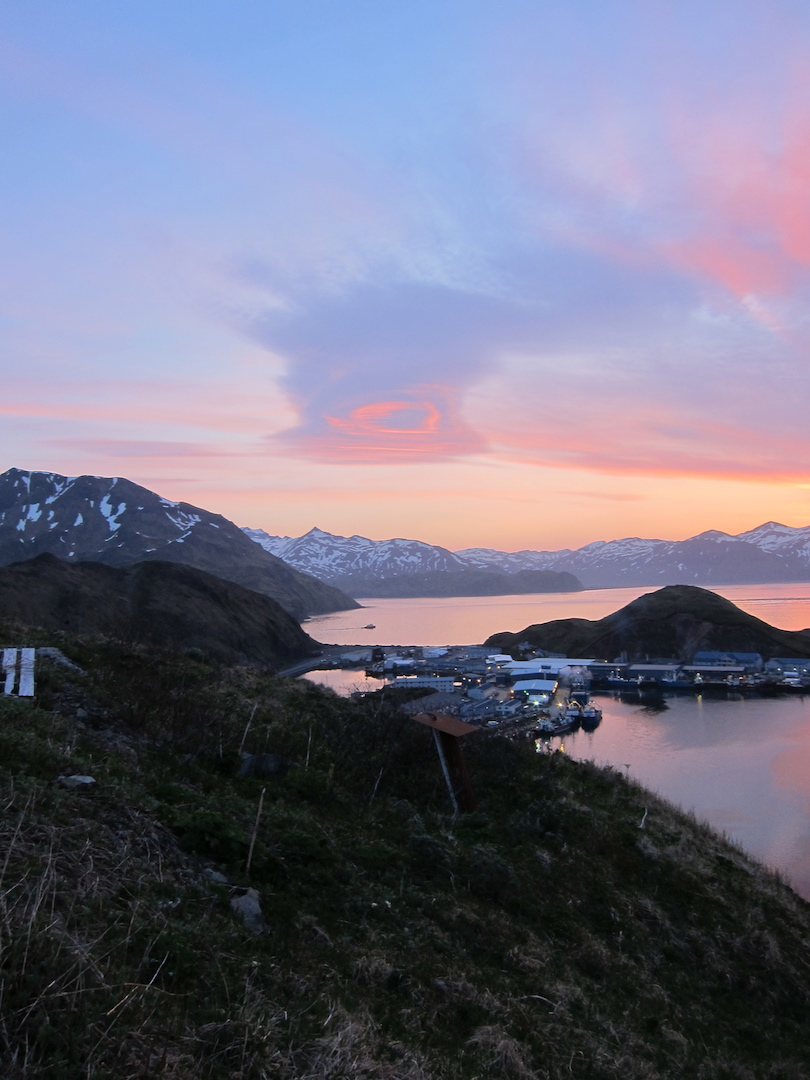
#> input picture data/input/1.jpg, 810 x 1080 px, found by its file name; its folder holds only this picture in this run
$ python main.py
#> lines starting #> are read from the running program, lines starting #| are printed output that depends on the picture
### src/panorama_builder/read_images.py
import cv2
import os


def load_images_from_directory(collection_path):
    """
    Load images from a specified directory into a list.

    Args:
        collection_path (str): The path to the directory containing the images.

    Returns:
        list: A list of images read from the directory.

    Raises:
        ValueError: If the directory does not exist, is empty, or contains no valid images.
    """
    print("INFO | Loading images from directory...")
    # Define the valid image extensions
    valid_extensions = ['.jpg', '.jpeg', '.png', '.bmp']

    # Check if the directory exists
    if not os.path.exists(collection_path):
        raise ValueError(f"The directory {collection_path} does not exist. Please check the path and try again.")

    # Check if the directory is empty
    if len(os.listdir(collection_path)) == 0:
        raise ValueError(f"The directory {collection_path} is empty. Please add images and try again.")

    # Get a sorted list of all image files in the directory
    # and filter out any non-image files
    image_files = sorted(
        [i for i in os.listdir(collection_path) if os.path.splitext(i)[1].lower() in valid_extensions]
        )

    # Check if there are any valid image files in the directory
    if len(image_files) == 0:
        raise ValueError(f"No valid images found in {collection_path}. Please check the directory and try again.")

    # Initialize an empty list to store the images
    images = []

    # Loop through the image files and read them
    for image_file in image_files:
        # Construct the full path to the image file
        image_path = os.path.join(collection_path, image_file)
        # Read the image using OpenCV
        image = cv2.imread(image_path)
         # Check if the image was read successfully
        if image is  None:
            print(f"WARNING: {image_file} could not be read and will be skipped.")
            continue

        # Convert the image from BGR to RGB format
        rgb_image = cv2.cvtColor(image, cv2.COLOR_BGR2RGB)

        # Resize to 50% of original dimensions
        height, width = rgb_image.shape[:2]
        resized_image = cv2.resize(rgb_image, (width // 2, height // 2), interpolation=cv2.INTER_AREA)

        # Append the image to the list
        images.append(resized_image)
        print(f"INFO | Loaded image: {image_file}")

    print("SUCCESS | Images loaded successfully.")

    # Return the list of images
    return images


### src/panorama_builder/feature_extraction.py
import cv2


def extract_sift_features(image):
    """
    Extract SIFT features from an image.

    Args:
        image (np.ndarray): The input image from which to extract features.

    Returns:
        tuple: A tuple containing the keypoints and descriptors.

    Raises:
        Exception: If the image is not valid or if feature extraction fails.
    """
    try:
        # Convert the image to grayscale for SIFT
        grayscale_image = cv2.cvtColor(image, cv2.COLOR_RGB2GRAY)

        # Initialize SIFT detector
        feature_detector = cv2.SIFT.create()

        # Detect keypoints and compute descriptors
        keypoints, descriptors = feature_detector.detectAndCompute(grayscale_image, None)
        return keypoints, descriptors

    except Exception as e:
        print(f"ERROR | An error occurred while extracting features: {e}")
        return None, None


def compute_all_features(images):
    """
    Compute features for all images in a collection.

    Args:
        images (list): A list of images to process.

    Returns:
        list: A list of dictionaries containing the image, keypoints, and descriptors.
    """
    print("INFO | Extracting features from images...")
    # Initialize an empty list to store features
    features = []

    # Loop through each image and extract features
    for image in images:
        # Extract SIFT or ORB features
        keypoints, descriptors = extract_sift_features(image)

        # Check if descriptors are None
        if descriptors is None:
            print("WARNING: No descriptors found for one of the images. Skipping this image.")
            continue

        # Append the image, keypoints, and descriptors to the features list
        features.append({
            "image": image,
            "keypoints": keypoints,
            "descriptors": descriptors
        })
        print(f"INFO | Extracted features from image with {len(keypoints)} keypoints.")

    print("SUCCESS | SIFT features extracted successfully.")

    # Return the list of features
    return features

### src/panorama_builder/homography.py
import cv2
import numpy as np


# [36 lines left out: function compute_homography, not called in this run]


def compute_chain_homographies(features, matches_all, base_idx):
    """
    Compute the homography matrices for a chain of images.

    Args:
        features (list): List of features for each image.
        matches (list): List of matches between images.
        base_idx (int): Index of the base image.

    Returns:
        list: List of homography matrices.
    """
    # Compute the homographies for a chain of images.
    # The base image is the one at index base_idx.
    n = len(features)
    homographies = [None] * n
    homographies[base_idx] = np.eye(3)

    # Left to right
    for i in range(base_idx - 1, -1, -1):
        kp1 = features[i]["keypoints"]
        kp2 = features[i + 1]["keypoints"]
        match_pair = matches_all[i]
        H, _ = compute_homography(kp1, kp2, match_pair)
        if H is None:
            print(f"WARNING | Homography failed for images {i+1} → {i}")
            continue
        homographies[i] = homographies[i + 1] @ H

    # Right to left
    for i in range(base_idx + 1, n):
        kp1 = features[i - 1]["keypoints"]
        kp2 = features[i]["keypoints"]
        match_pair = matches_all[i - 1]
        H, _ = compute_homography(kp1, kp2, match_pair)
        if H is None:
            print(f"WARNING | Homography failed for images {i-1} → {i}")
            continue
        homographies[i] = homographies[i - 1] @ np.linalg.inv(H)

    print("SUCCESS | Homographies computed for all images.")

    return homographies

### src/panorama_builder/blending.py
import numpy as np
import cv2

def apply_color_correction(valid_images, base_idx):
    """
    Apply color gain compensation to a list of images.
    This function adjusts the color of each image to match the average color
    of a reference image (the base image).

    Args:
        valid_images (list): List of images to be adjusted.
        base_idx (int): Index of the reference image in the list.

    Returns:
        list: List of color-adjusted images.
    """
    print("INFO | Applying color gain compensation...")
    reference_image = valid_images[base_idx]  # Middle image as reference
    reference_mean = compute_average_color(reference_image)
    print(f"INFO | Reference image mean color: {reference_mean}")

    # Loop through all images and apply color gain
    for i in range(len(valid_images)):
        # Get the image and compute its mean color
        img = valid_images[i]
        # Skip the reference image
        if i == base_idx:
            continue
        # Compute the mean color of the image
        # and apply color gain compensation
        image_mean = compute_average_color(img)
        adjusted_img = apply_color_gain(img, reference_mean, image_mean)
        valid_images[i] = adjusted_img

    print("SUCCESS | Color gain adjustment completed.")
    # Return the adjusted images
    return valid_images


def compute_average_color(image, mask=None):
    """
    Compute the average color (R, G, B) of an image within a mask.
    If no mask is provided, the average color of the entire image is computed.

    Args:
        image (np.ndarray): Input image.
        mask (np.ndarray, optional): Binary mask to specify the region of interest.

    Returns:
        np.ndarray: Average color (R, G, B) of the image.
    """
    # Check if mask is provided
    if mask is None:
        # Create a mask where all pixels are considered
        mask = (cv2.cvtColor(image, cv2.COLOR_RGB2GRAY) > 0).astype(np.uint8)

    # Initialize mean color array
    mean_colors = []

    # Loop through each channel (R, G, B)
    # and compute the mean color using the mask
    for c in range(3):  # R, G, B
        channel = image[:, :, c]
        mean = np.sum(channel * mask) / np.sum(mask)
        # Append the mean color to the list
        mean_colors.append(mean)

    # Convert the list to a numpy array and return it
    return np.array(mean_colors)


# [24 lines left out: function apply_color_gain, not called in this run]


def create_feather_mask(image, direction="left"):
    """
    Create a feathering mask for blending images.
    The mask is a gradient that fades from 1 to 0 in the specified direction.

    Args:
        image (np.ndarray): Input image.
        direction (str): Direction of feathering ("left", "right", "center").

    Returns:
        np.ndarray: Feathering mask.
    """

    # Get the height and width of the image
    h, w = image.shape[:2]
    # Initialize a mask with zeros
    mask = np.zeros((h, w), dtype=np.float32)

    # Create a feathering mask based on the specified direction
    if direction == "left":
        mask = np.tile(np.linspace(1, 0, w), (h, 1))
    elif direction == "right":
        mask = np.tile(np.linspace(0, 1, w), (h, 1))
    elif direction == "center":
        left = np.linspace(0, 1, w // 2)
        right = np.linspace(1, 0, w - w // 2)
        mask = np.tile(np.concatenate([left, right]), (h, 1))

    # Return the mask
    return mask


def blend_images(warped_images):
    """
    Blend images using feathering masks.
    This function takes a list of warped images and blends them together
    using feathering masks to create a seamless panorama.
    The blending is done by applying a feathering mask to each image
    and accumulating the results.

    Args:
        warped_images (list): List of warped images to be blended.

    Returns:
        np.ndarray: Blended panorama image.
    """
    print("INFO | Blending with feathering masks...")
    # Get the height and width of the first warped image
    height, width = warped_images[0].shape[:2]
    # Initialize an accumulator for the blended image
    accumulator = np.zeros((height, width, 3), dtype=np.float32)
    weight_sum = np.zeros((height, width, 1), dtype=np.float32)

    # Get the number of warped images
    n = len(warped_images)

    # Loop through each warped image
    for i, img in enumerate(warped_images):
        # Skip completely black images
        if np.sum(img) == 0:
            continue

        # Convert the image to grayscale and create a binary mask
        gray = cv2.cvtColor(img, cv2.COLOR_RGB2GRAY)
        mask_bin = (gray > 0).astype(np.float32)

        # Decide direction of feathering
        if i == 0:
            mask = create_feather_mask(img, direction="left")
        elif i == n - 1:
            mask = create_feather_mask(img, direction="right")
        else:
            mask = create_feather_mask(img, direction="center")

        # Apply the binary mask to the feathering mask
        mask *= mask_bin  # Mask out non-overlapping pixels
        mask_3c = np.repeat(mask[:, :, np.newaxis], 3, axis=2)

        # Accumulate the weighted image and the weight sum
        accumulator += img.astype(np.float32) * mask_3c
        weight_sum += mask[:, :, np.newaxis]

    # Normalize the accumulated image by the weight sum
    # Avoid division by zero by setting zero weights to 1
    weight_sum[weight_sum == 0] = 1
    result = accumulator / weight_sum

    # Clip the values to be in the range [0, 255]
    # and convert back to uint8 format
    return np.clip(result, 0, 255).astype(np.uint8)

### src/panorama_builder/warping.py
import cv2
from panorama_builder.utils import get_transformed_corners, compute_offset_and_canvas_size

def warp_images(images, homographies):
    """
    Warps a list of images using their respective homography matrices.

    Args:
        images (list[np.ndarray]): List of images to be warped.
        homographies (list[np.ndarray]): List of homography matrices corresponding to the images.

    Returns:
        tuple: A tuple containing:
            - warped_images (list[np.ndarray]): List of warped images.
            - offset_matrix (np.ndarray): The offset matrix used for warping.
            - canvas_size (tuple): The size of the canvas (width, height).
    """
    print("INFO | Warping images...")
    # Get the transformed corners of all images
    #   using the homography matrices
    all_corners = []
    for img, H in zip(images, homographies):
        corners = get_transformed_corners(img, H)
        all_corners.append(corners)

    # Compute the offset matrix and canvas size
    offset_matrix, canvas_size = compute_offset_and_canvas_size(all_corners)

    # Initialize a list to store the warped images
    #   and apply the offset matrix to each homography
    warped_images = []
    for img, H in zip(images, homographies):
        H_total = offset_matrix @ H # Combine the offset matrix with the homography
        # Apply the homography to warp the image
        #   and store the warped image in the list
        warped = cv2.warpPerspective(img, H_total, canvas_size, flags=cv2.INTER_LANCZOS4, borderMode=cv2.BORDER_TRANSPARENT)
        warped_images.append(warped)

    print(f"SUCCESS | {len(warped_images)} images warped to canvas size")
    # Return the list of warped images, offset matrix, and canvas size
    return warped_images, offset_matrix, canvas_size

### src/panorama_builder/utils.py
import numpy as np
import cv2

def get_transformed_corners(image, H):
    """
    Transforms the corners of an image using a homography matrix.

    Args:
        image (np.ndarray): The input image.
        H (np.ndarray): The homography matrix.

    Returns:
        np.ndarray: The transformed corners of the image.
    """
    # Get the dimensions of the image
    h, w = image.shape[:2]

    # Define the corners of the image
    #   and reshape them to be in the correct format
    corners = np.float32([[0,0], [w,0], [w,h], [0,h]]).reshape(-1, 1, 2)

    # Transform the corners using the homography matrix
    transformed = cv2.perspectiveTransform(corners, H)

    # Return the transformed corners
    return transformed


def compute_offset_and_canvas_size(all_corners):
    """
    Computes the offset matrix and canvas size based on the transformed corners of all images.

    Args:
        all_corners (list[np.ndarray]): List of transformed corners from all images.

    Returns:
        tuple: A tuple containing the offset matrix (3x3) and the canvas size (width, height).
    """
    # Get the minimum and maximum x and y coordinates from all transformed corners
    #   and convert them to integers
    all_pts = np.vstack(all_corners)
    min_x = np.floor(np.min(all_pts[:, 0, 0])).astype(int)
    min_y = np.floor(np.min(all_pts[:, 0, 1])).astype(int)
    max_x = np.ceil(np.max(all_pts[:, 0, 0])).astype(int)
    max_y = np.ceil(np.max(all_pts[:, 0, 1])).astype(int)

    # Calculate the offset for x and y coordinates
    #   to ensure all transformed corners are within the canvas
    offset_x = -min_x if min_x < 0 else 0
    offset_y = -min_y if min_y < 0 else 0

    # Create the offset matrix to shift the image
    #   to the positive quadrant of the canvas
    offset_matrix = np.array([
        [1, 0, offset_x],
        [0, 1, offset_y],
        [0, 0, 1]
    ], dtype=np.float32)

    # Calculate the canvas size
    #   by adding the offset to the maximum coordinates
    canvas_width = max_x + offset_x
    canvas_height = max_y + offset_y

    # Return the offset matrix and the canvas size
    #   as a tuple of (width, height)
    return offset_matrix, (canvas_width, canvas_height)

### src/main.py
import os
import argparse
import cv2
from panorama_builder.read_images import load_images_from_directory
from panorama_builder.feature_extraction import compute_all_features
from panorama_builder.matching import match_features
from panorama_builder.homography import compute_chain_homographies
from panorama_builder.warping import warp_images
from panorama_builder.blending import blend_images, apply_color_correction

def parse_arguments():
    """
    Parse command-line arguments using argparse.

    Returns:
        Namespace: Parsed arguments.
    """
    parser = argparse.ArgumentParser(
        description="Panorama builder: stitch a set of overlapping images into a single panoramic image."
    )

    parser.add_argument(
        "--input",
        default="data/input/",
        type=str,
        help="Path to the folder containing input images."
    )

    parser.add_argument(
        "--output",
        type=str,
        default="data/output/panorama.jpg",
        help="Path to save the output panorama image (default: 'data/output/panorama.jpg')."
    )

    return parser.parse_args()


def main():
    args = parse_arguments()

    folder_path = args.input

    if not os.path.exists(folder_path):
        raise(f"ERROR | The folder '{folder_path}' does not exist.")

    if not os.path.isdir(folder_path):
        raise(f"ERROR | '{folder_path}' is not a directory.")

    print(f"- Image folder found: {folder_path}")
    print("--- Starting panorama building ---")

    # Step 1: Load images
    images = load_images_from_directory(folder_path)
#> in load_images_from_directory, image is the input picture: shape (1080, 810, 3); mean B, G, R 131.4, 111.9, 112.6
#> images = 1 item

    # Step 2: Extract features
    features = compute_all_features(images)
#> the loop in compute_all_features, `for image in images:` made 1 pass
#| INFO | Extracted features from image with 354 keypoints.
#> pass 1, in extract_sift_features, `grayscale_image = cv2.cvtColor(image, cv2.COLOR_RGB2GRAY)`:
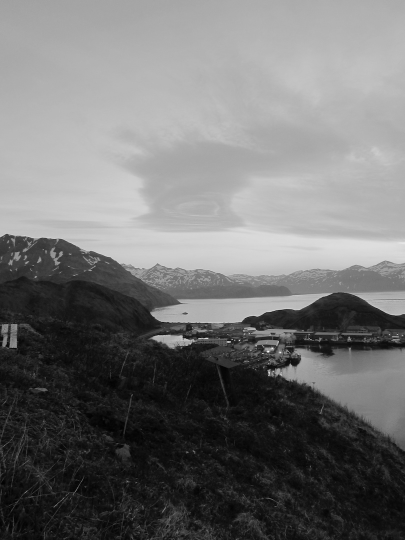
#> grayscale_image: shape (540, 405); min 2, max 252, mean 114.5
#> features = 1 item

    # Step 3: Select base image (middle one)
    base_idx = len(features) // 2
#> base_idx = 0
    print(f"Using image {base_idx+1} as base image.")
#| Using image 1 as base image.

    # Step 4: Match features between images
    matches_all = []
    for i in range(len(features)-1):
        desc1 = features[i]["descriptors"]
        desc2 = features[i+1]["descriptors"]
        matches = match_features(desc1, desc2)
        print(f"INFO | Matches between image {i} and {i+1}: {len(matches)}")
        matches_all.append(matches)
#> this loop made 0 passes
#> after the loop, matches_all = []

    # Step 5: Compute homographies in a chain
    homographies = compute_chain_homographies(features, matches_all, base_idx)
#> in compute_chain_homographies, `n = len(features)`: n = 1
#> in compute_chain_homographies, `homographies = [None] * n`: homographies = 1 item
#> after the loop in compute_chain_homographies, `for i in range(base_idx - 1, -1, -1):`: homographies = [[[1, 0, 0], [0, 1, 0], [0, 0, 1]]]
#> homographies = [[[1, 0, 0], [0, 1, 0], [0, 0, 1]]]
    # Filter out None homographies
    #   and keep only valid images
    valid_images = []
    valid_homographies = []
    for feat, H in zip(features, homographies):
        if H is not None:
            valid_images.append(feat["image"])
            valid_homographies.append(H)
        else:
            print("WARNING | Skipping image due to missing homography.")
#> this loop made 1 pass
#> H on pass 1: [[1, 0, 0], [0, 1, 0], [0, 0, 1]]
#> after the loop, valid_homographies = [[[1, 0, 0], [0, 1, 0], [0, 0, 1]]]; valid_images = 1 item

    # Step 6: Apply color gain compensation
    apply_color_correction(valid_images, base_idx)
#> the loop in compute_average_color, `for c in range(3):` made 3 passes
#> mean on passes 1 to 3: 112.7, 112, 131.6
#> pass 1, in compute_average_color, `channel = image[:, :, c]`:
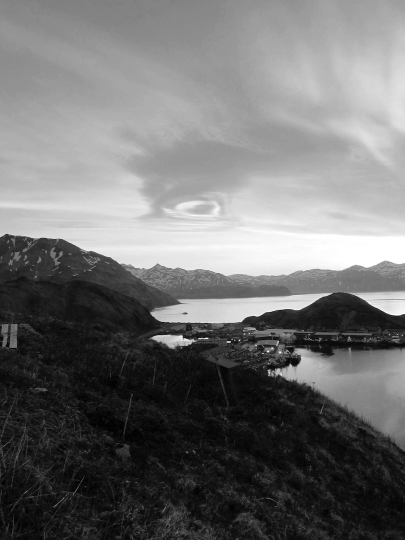
#> channel: shape (540, 405); min 0, max 255, mean 112.7
#> pass 3, in compute_average_color, `channel = image[:, :, c]`:
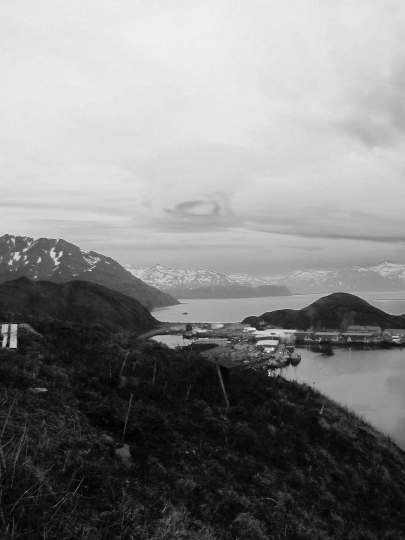
#> channel: shape (540, 405); min 0, max 252, mean 131.6
#> after the loop in compute_average_color, `for c in range(3):`: mean_colors = [112.7, 112, 131.6]
#> (the rest of the program and of its run is left out)
